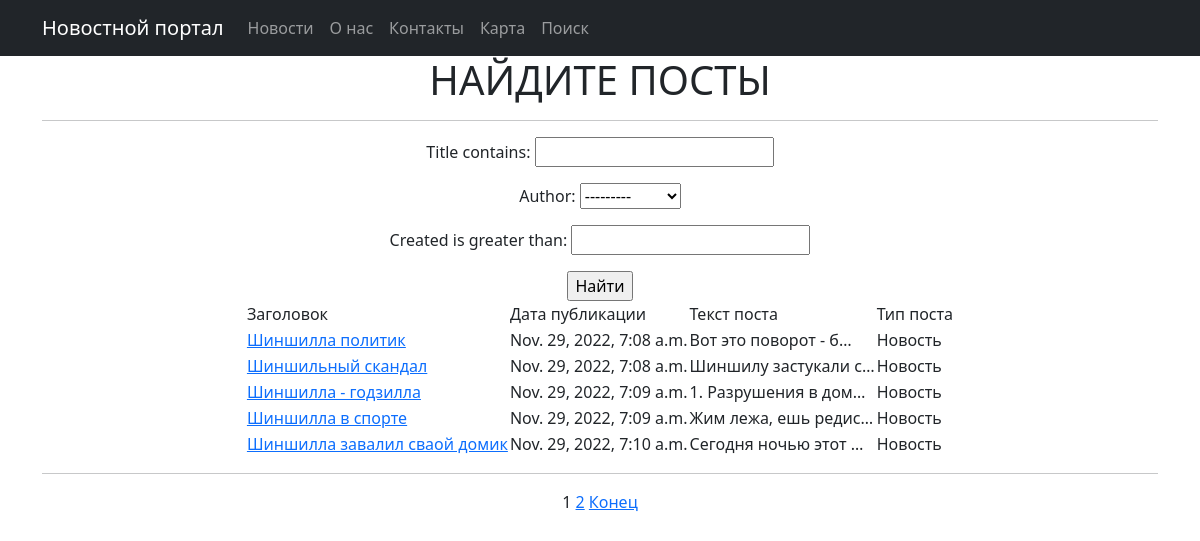
The app's page /news/search/ with its own data.
### news/models.py (models this page shows, shortened)
class Post(models.Model):
    article = 'a'
    news = 'n'
    POST_TYPE = [
        (article, "Статья"),
        (news, "Новость")
    ]
    author = models.ForeignKey(Author, on_delete=models.CASCADE)
    post_type = models.CharField(max_length=1, choices=POST_TYPE, default=article)
    created = models.DateTimeField(auto_now_add=True)
    category = models.ManyToManyField(Category, through='PostCategory')
    title = models.CharField(max_length=256)
    text = models.TextField()
    rating = models.IntegerField(default=0)

### news/views.py (the view)
# urls.py: path('search/', cache_page(60*5)(PostSearch.as_view())),
class PostSearch(ListView):
    model = Post
    ordering = 'created'
    template_name = 'search.html'
    context_object_name = 'posts_search'
    paginate_by = 5
    def get_queryset(self):
        queryset = super().get_queryset()
        self.filterset = PostFilter(self.request.GET, queryset=queryset)
        return self.filterset.qs
    def get_context_data(self, **kwargs):
        context = super().get_context_data(**kwargs)
        context['filterset'] = self.filterset
        return context

### news/models.py (called while the page is built)
    def __str__(self):
        return f'{self.user.username}'

### news/templatetags/custom_filters.py (called while the page is built)
@register.filter()
def censor(value):
    swear_words = ('редиска', 'редиску', 'Бля', 'бля', 'Бля.', '.Бля', 'Бля,', 'Бля?', 'Бля!', '.бля', 'бля.', 'бля?', 'бля!', 'бля,', 'Бля:')
    if not isinstance(value, str):
        raise TypeError(f"unresolved type '{type(value)}' expected  type 'str'")
    for word in value.split():
        if word.lower() in swear_words:
            value = value.replace(word, f"{word[0]}{'*' * (len(word) - 2)}{word[-1]}")
    return value

### news/templatetags/custom_tags.py (called while the page is built)
@register.simple_tag(takes_context=True)
def url_replace(context, **kwargs):
   d = context['request'].GET.copy()
   for k, v in kwargs.items():
       d[k] = v
   return d.urlencode()

### templates/search.html (shortened to what this page needs)
{% extends 'flatpages/default.html' %}
{% load custom_filters %}
{% load custom_tags %}
{% block content %}
<h1>НАЙДИТЕ ПОСТЫ</h1>
    <hr>
   <form action="" method="get">
       {{ filterset.form.as_p }}
       <input type="submit" value="Найти" />
   </form>
       <center><table>
           <tr>
               <td>Заголовок</td>
               <td>Дата публикации</td>
               <td>Текст поста</td>
               <td>Тип поста</td>
           </tr>
           {% for post in posts_search %}
           <tr>
               <td><a href={{ post.pk }}>{{ post.title|censor }}</a></td>
               <td>{{ post.created }}</td>
               <td>{{ post.text|truncatechars:20|censor }}</td>
               {% if post.post_type == 'С' %}
               <td>Статья</td>
               {% else %}
               <td>Новость</td>
               {% endif %}
           </tr>
           {% endfor %}
       </table></center>
<hr>
{{ page_obj.number }}
{% if page_obj.has_next %}
    <a href="?{% url_replace page=page_obj.next_page_number %}">{{ page_obj.next_page_number }}</a>
{% endif %}
{% if page_obj.number != page_obj.paginator.num_pages %}
    <a href="?{% url_replace page=page_obj.paginator.num_pages %}">Конец</a>
{% endif %}
{% endblock content %}

### templates/flatpages/default.html (shortened to what this page needs)
<!DOCTYPE html>
<html lang="en">
    <head>
        {% load static %}
        {% load cache %}
        <link href="{% static 'css/styles.css' %}" rel="stylesheet" />
    </head>
    <body>
        {% cache 30 Responsive navbar %}
        <nav class="navbar navbar-expand-lg navbar-dark bg-dark static-top">
           <div class="container">
               <a class="navbar-brand" href="/news_about/">Новостной портал</a>
               <div class="collapse navbar-collapse" id="navbarResponsive">
                   <ul class="navbar-nav ml-auto">
                       <li class="nav-item">
                           <a class="nav-link" href="/news/">Новости</a>
                       </li>
                       <li class="nav-item">
                           <a class="nav-link" href="/about/">О нас</a>
                       </li>
                       <li class="nav-item">
                           <a class="nav-link" href="/contacts/">Контакты</a>
                       </li>
                       <li class="nav-item">
                           <a class="nav-link" href="/map/">Карта</a>
                       </li>
                       <li class="nav-item">
                           <a class="nav-link" href="/news/search/">Поиск</a>
                       </li>
                   </ul>
               </div>
           </div>
        </nav>
        {% endcache %}
            <div class="container">
           <div class="row">
               <div class="col-lg-12 text-center">
                   {% block content %}{% endblock content %}
               </div>
           </div>
        </div>
    </body>
</html>

### records on screen
Post: title|censor "Шиншилла политик", created "Nov. 29, 2022, 7:08 a.m.", text|censor "Вот это поворот - б…", post_type "Новость"
Post: title|censor "Шиншильный скандал", created "Nov. 29, 2022, 7:08 a.m.", text|censor "Шиншилу застукали с…", post_type "Новость"
Post: title|censor "Шиншилла - годзилла", created "Nov. 29, 2022, 7:09 a.m.", text|censor "1. Разрушения в дом…", post_type "Новость"
Post: title|censor "Шиншилла в спорте", created "Nov. 29, 2022, 7:09 a.m.", text|censor "Жим лежа, ешь редис…", post_type "Новость"
Post: title|censor "Шиншилла завалил сваой домик", created "Nov. 29, 2022, 7:10 a.m.", text|censor "Сегодня ночью этот …", post_type "Новость"

### other values on screen
{{ page_obj.number }} "1"
{{ page_obj.next_page_number }} "2"
